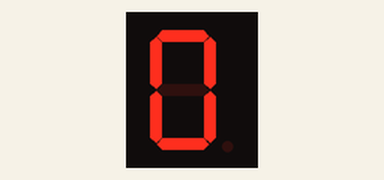
The sketch below on a simulated Arduino Uno, built with avr-gcc and run on an emulated ATmega328P. On the bench: 1-digit seven-segment display. Wiring (inferred from the names in the program): 1-digit 7-segment display, segments lit when LOW: segments pin 13, pin 12, pin 11, pin 10, pin 9, pin 8, pin 7. The segment pins are drawn as the display they are named for.

Above: at 0.1 s.
At 1.6 s:
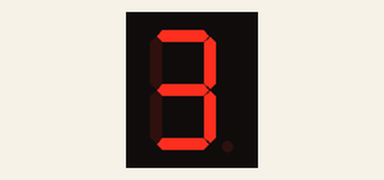
At 2.6 s:
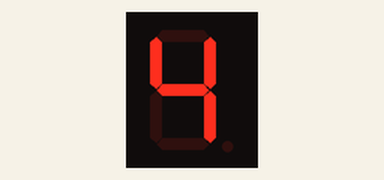
At 3.6 s:
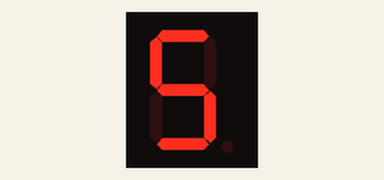
At 5.6 s:
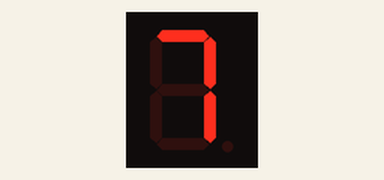
At 7.6 s:
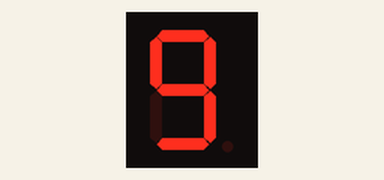

The sketch:

sevensegment.ino
```cpp
int a=13;
int b=12;
int c=11;
int d=10;
int e=9;
int f=8;
int g=7;

void setup() {
  // put your setup code here, to run once:
pinMode (a, OUTPUT);
pinMode (b, OUTPUT);
pinMode (c, OUTPUT);
pinMode (d, OUTPUT);
pinMode (e, OUTPUT);
pinMode (f, OUTPUT);
pinMode (g, OUTPUT);

}

void loop() {
  // put your main code here, to run repeatedly:

digitalWrite (a,0);
digitalWrite (b,0);
digitalWrite (c,0);
digitalWrite (d,0);
digitalWrite (e,0);
digitalWrite (f,0);
digitalWrite (g,1);
delay (500);

digitalWrite (a,1);
digitalWrite (b,0);
digitalWrite (c,0);
digitalWrite (d,1);
digitalWrite (e,1);
digitalWrite (f,1);
digitalWrite (g,1);
delay (500);

digitalWrite (a,0);
digitalWrite (b,0);
digitalWrite (c,1);
digitalWrite (d,0);
digitalWrite (e,0);
digitalWrite (f,1);
digitalWrite (g,0);
delay (500);

digitalWrite (a,0);
digitalWrite (b,0);
digitalWrite (c,0);
digitalWrite (d,0);
digitalWrite (e,1);
digitalWrite (f,1);
digitalWrite (g,0);
delay (1000);

digitalWrite (a,1);
digitalWrite (b,0);
digitalWrite (c,0);
digitalWrite (d,1);
digitalWrite (e,1);
digitalWrite (f,0);
digitalWrite (g,0);
delay (1000);

digitalWrite (a,0);
digitalWrite (b,1);
digitalWrite (c,0);
digitalWrite (d,0);
digitalWrite (e,1);
digitalWrite (f,0);
digitalWrite (g,0);
delay (1000);

digitalWrite (a,0);
digitalWrite (b,1);
digitalWrite (c,0);
digitalWrite (d,0);
digitalWrite (e,0);
digitalWrite (f,0);
digitalWrite (g,0);
delay (1000);

digitalWrite (a,0);
digitalWrite (b,0);
digitalWrite (c,0);
digitalWrite (d,1);
digitalWrite (e,1);
digitalWrite (f,1);
digitalWrite (g,1);
delay (1000);

digitalWrite (a,0);
digitalWrite (b,0);
digitalWrite (c,0);
digitalWrite (d,0);
digitalWrite (e,0);
digitalWrite (f,0);
digitalWrite (g,0);
delay (1000);

digitalWrite (a,0);
digitalWrite (b,0);
digitalWrite (c,0);
digitalWrite (d,0);
digitalWrite (e,1);
digitalWrite (f,0);
digitalWrite (g,0);
delay (1000);
}

/*digram.json

{
  "version": 1,
  "author": "Anonymous maker",
  "editor": "wokwi",
  "parts": [
    { "type": "wokwi-arduino-uno", "id": "uno", "top": 96.6, "left": 57, "attrs": {} },
    { "type": "wokwi-7segment", "id": "sevseg1", "top": -23.82, "left": 197.08, "attrs": {} }
  ],
  "connections": [
    [ "sevseg1:G", "uno:7", "green", [ "v-37.56", "h67.2", "v144", "h-22.8" ] ],
    [ "sevseg1:F", "uno:8", "green", [ "v-27.96", "h48", "v124.8", "h-28.8", "v28.8" ] ],
    [ "sevseg1:A", "uno:13", "green", [ "v-18.36", "h19.2", "v96", "h-67.2" ] ],
    [ "sevseg1:B", "uno:12", "green", [ "v-47.16", "h-48", "v134.4" ] ],
    [ "sevseg1:C", "uno:11", "green", [ "v19.2", "h-28.8" ] ],
    [ "sevseg1:D", "uno:10", "green", [ "v0" ] ],
    [ "sevseg1:E", "uno:9", "green", [ "v0", "h-28.8", "v38.4", "h48" ] ],
    [ "sevseg1:COM.2", "uno:3.3V", "green", [ "h0", "v-66.36", "h115.2", "v393.6", "h-124.8" ] ]
  ],
  "dependencies": {}
}

*/
```

blinkled.c
```cpp
void setup() {
  pinMode(0,OUTPUT);
  pinMode(1,OUTPUT);
  pinMode(2,OUTPUT);
}

void loop() {
  digitalWrite(2,HIGH);
  delay(1000);
  digitalWrite(2, LOW);
  delay(1000);
  digitalWrite(1,HIGH);
  delay(1000);
  digitalWrite(1, LOW);
  delay(1000);
  digitalWrite(0,HIGH);
  delay(1000);
  digitalWrite(0, LOW);
  delay(1000);
}


/*diagram.json

{
  "version": 1,
  "author": "muruganantham G",
  "editor": "wokwi",
  "parts": [
    { "type": "wokwi-arduino-uno", "id": "uno", "top": 150.3, "left": -240.69, "attrs": {} },
    {
      "type": "wokwi-led",
      "id": "led1",
      "top": -0.65,
      "left": -54.97,
      "attrs": { "color": "green" }
    },
    {
      "type": "wokwi-led",
      "id": "led2",
      "top": 2.14,
      "left": -119.62,
      "attrs": { "color": "red" }
    },
    {
      "type": "wokwi-led",
      "id": "led3",
      "top": 1.38,
      "left": -187.89,
      "attrs": { "color": "blue" }
    },
    {
      "type": "wokwi-resistor",
      "id": "r1",
      "top": 86.78,
      "left": -175.58,
      "rotate": 90,
      "attrs": { "value": "1000" }
    },
    {
      "type": "wokwi-resistor",
      "id": "r2",
      "top": 89.08,
      "left": -103.47,
      "rotate": 90,
      "attrs": { "value": "1000" }
    },
    {
      "type": "wokwi-resistor",
      "id": "r3",
      "top": 85.25,
      "left": -21.38,
      "rotate": 90,
      "attrs": { "value": "1000" }
    }
  ],
  "connections": [
    [ "led2:C", "uno:GND.1", "red", [ "v83.45", "h-20.57" ] ],
    [ "led3:C", "uno:GND.1", "red", [ "v97.25", "h47.7" ] ],
    [ "led1:C", "uno:GND.1", "red", [ "v102.35", "h-85.22" ] ],
    [ "r1:2", "uno:13", "black", [ "h31.25", "v37.46" ] ],
    [ "led3:A", "r1:1", "black", [ "v19.77", "h14.92" ] ],
    [ "led2:A", "r2:1", "black", [ "v22.08", "h22.6" ] ],
    [ "r2:2", "uno:8", "black", [ "h6.7", "v33.63" ] ],
    [ "led1:A", "r3:1", "black", [ "v17.96", "h39.27" ] ],
    [ "r3:2", "uno:4", "black", [ "h-30.89", "v36.69" ] ]
  ],
  "dependencies": {}
}

*/
```

Measured:
- by itself, everything shown: repeats every 8.5 s, in 10 steps
- what the display in image 1 shows lasts 1.0 s, from 1.5 s to 2.5 s
